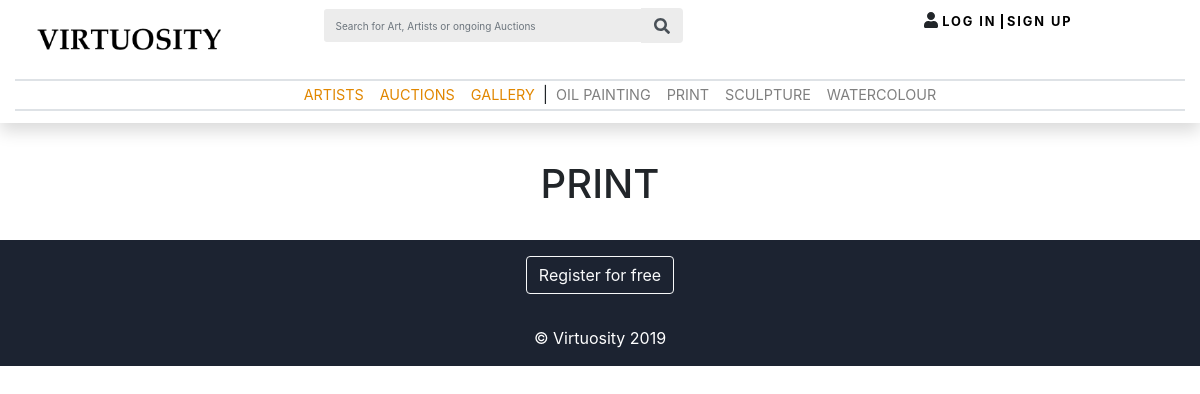
Page /prints on the earlier database version.
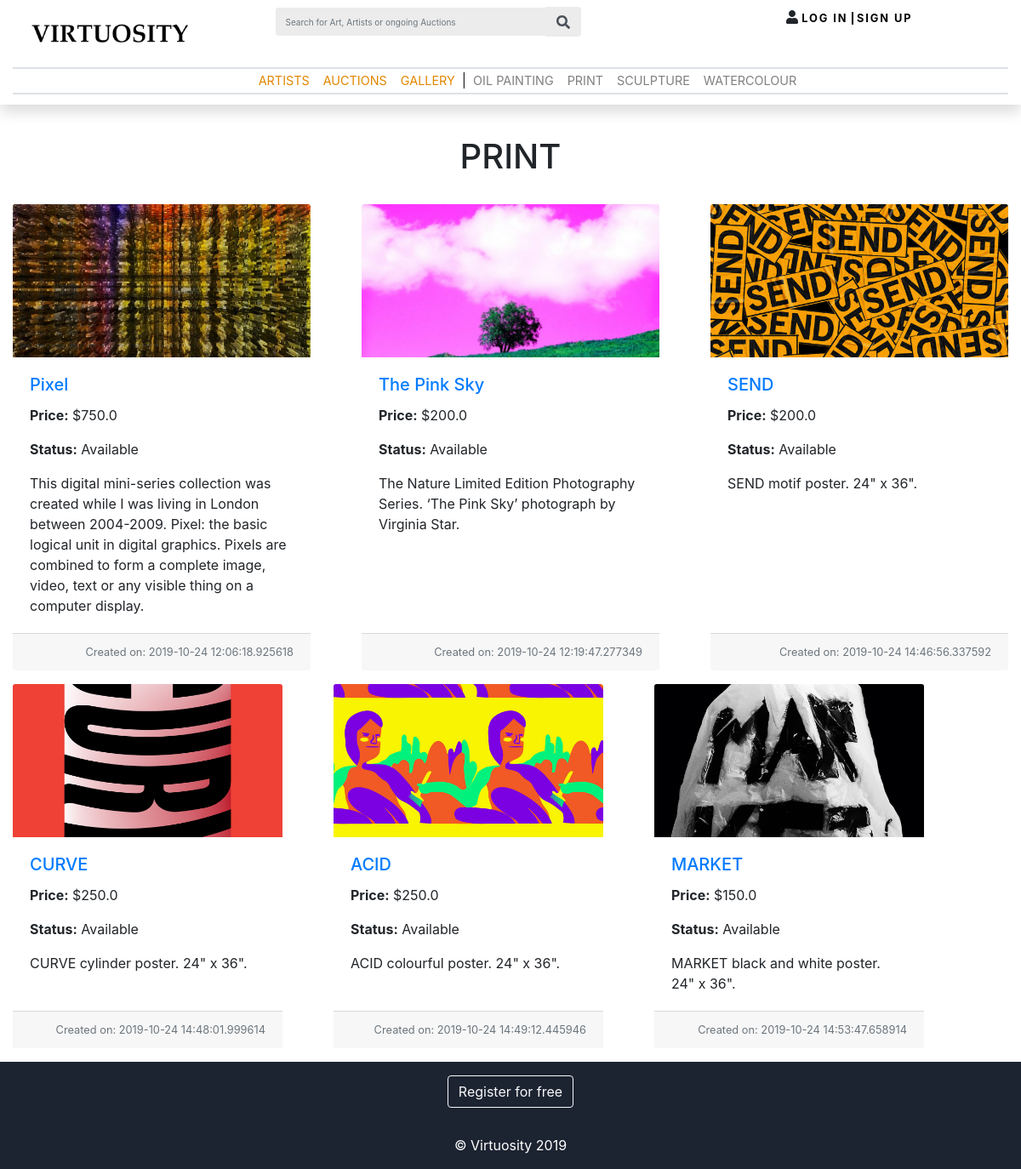
Same page on the later database version.
### marketplace/models.py (models this page shows)
class Artwork(db.Model, UserMixin):
    __tablename__ = 'artworks'
    id = db.Column(db.Integer, primary_key=True)
    seller_id = db.Column(db.Integer, db.ForeignKey('users.id'))
    image_address = db.Column(db.String(500), nullable = False)
    create_date = db.Column(db.DateTime, nullable = False)
    name = db.Column(db.String(1000), nullable = False)
    category = db.Column(db.String(300), nullable = False)
    description = db.Column(db.String(1000), nullable = False)
    price = db.Column(db.Float(precision=2), nullable = False)
    availability = db.Column(db.Boolean, default = True)

### marketplace/views.py (the view)
@bp.route('/prints')
def prints():
     artworks = Artwork.query.filter_by(category = 'Print')
     num_results = Artwork.query.filter_by(category = 'Print').count()
     return render_template("_print.html", artworks = artworks, num_results = num_results)

### marketplace/templates/_print.html (shortened to what this page needs)
{% import "bootstrap/wtf.html" as wtf %}
{% extends 'base.html' %}
{% block content %}
<head>
</head>
<div class ="text-center pb-4"><H1>PRINT</H1></div>
<div class="card-deck">
    <div class="row">
    {% for i in range(num_results) %}
    {% if i % 3 == 0 %}
    </div>
    <div class="row">
    {% endif %}
        <div class="card mb-3 col-md-4 card border-secondary">
            <img src="../static/img/{{artworks[i].image_address}}" class="card-img-top" alt="...">
            <div class="card-body">
                <h5 class="card-title"><a href="{{ url_for('main.item_details', id = artworks[i].id) }}">{{artworks[i].name}}</a></h5>
                <p class="card-text"><b>Price:</b> ${{artworks[i].price}}</p>
                {% if artworks[i].availability == True %}
                <p class="card-text"><b>Status:</b> Available</p>
                {% else %}
                <p class="card-text"><b>Status:</b> SOLD</p>
                {% endif %}
                <p class="card-text">{{artworks[i].description}}</p>
            </div>
            <div class="card-footer">
                <small class="text-muted float-right">Created on: {{artworks[i].create_date}}</small>
            </div>
        </div>
    {% endfor %}
    </div>
</div>
{% endblock %}

Differences in the rows shown:
added Artwork: image_address (picture), name "Pixel", price "750.0", description "This digital mini-series collection was created while I was living in London between 2004-2009. Pixel: the basic logical unit in digital graphics. Pixels are combined to form a complete image, video, text or any visible thing on a computer display.", create_date "2019-10-24 12:06:18.925618"
added Artwork: image_address (picture), name "The Pink Sky", price "200.0", description "The Nature Limited Edition Photography Series. ‘The Pink Sky’ photograph by Virginia Star.", create_date "2019-10-24 12:19:47.277349"
added Artwork: image_address (picture), name "SEND", price "200.0", description "SEND motif poster. 24\" x 36\".", create_date "2019-10-24 14:46:56.337592"
added Artwork: image_address (picture), name "CURVE", price "250.0", description "CURVE cylinder poster. 24\" x 36\".", create_date "2019-10-24 14:48:01.999614"
added Artwork: image_address (picture), name "ACID", price "250.0", description "ACID colourful poster. 24\" x 36\".", create_date "2019-10-24 14:49:12.445946"
added Artwork: image_address (picture), name "MARKET", price "150.0", description "MARKET black and white poster. 24\" x 36\".", create_date "2019-10-24 14:53:47.658914"
Other differences:
new list line: "Price: $ Status: Available Created on:"
